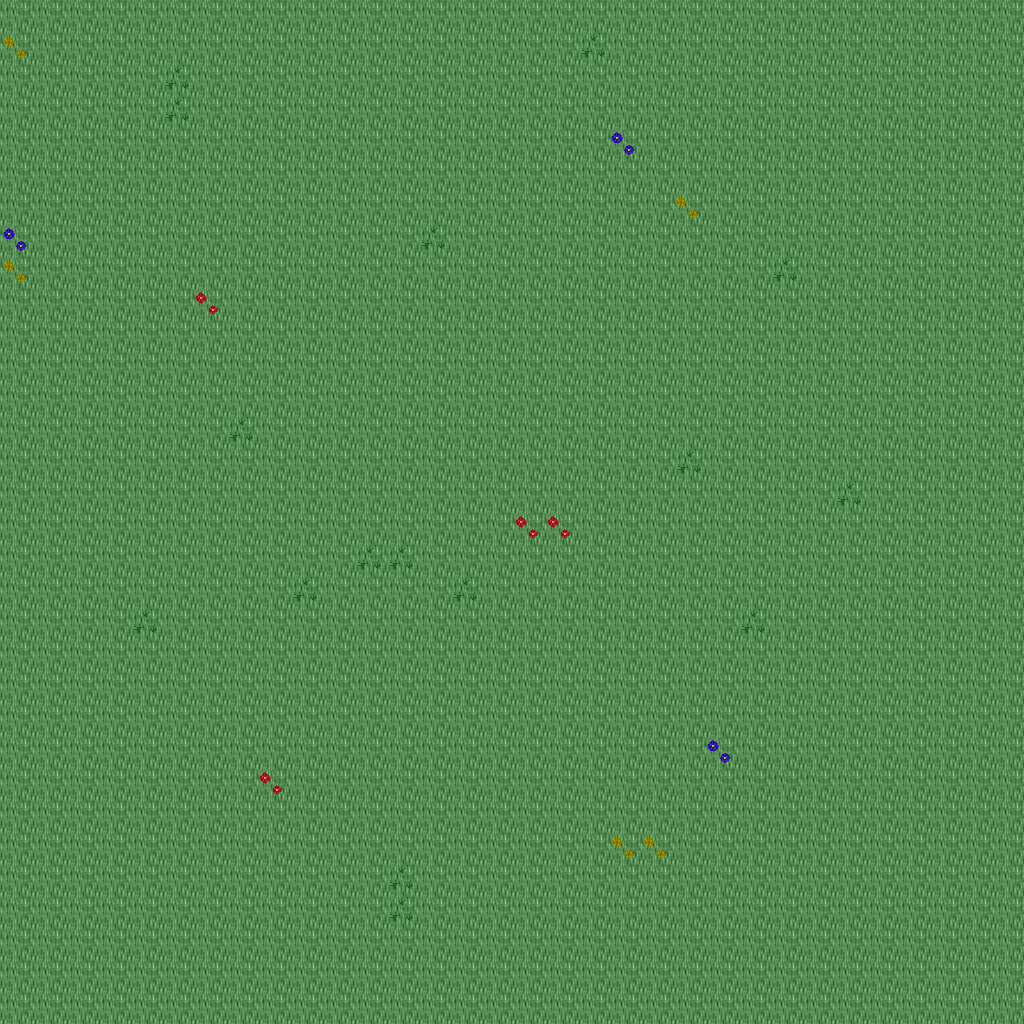

Rendered tile map (Tiled .tmx) drawn with the repository's tilesets; below, a short description and the map source with its tile grids summarised:
An orthogonal 32x32 tile map with 32x32 px tiles, 5 tile layers (Ground, Objects, Objects2, Above, ...), 1 hidden layer not drawn, 16 tilesets.

<map version="1.10" tiledversion="1.11.0" orientation="orthogonal" renderorder="right-down" width="32" height="32" tilewidth="32" tileheight="32" infinite="0" nextlayerid="11" nextobjectid="1">
 <tileset firstgid="1" name="ground_ground" tilewidth="32" tileheight="32" tilecount="33" columns="3">
  <image source="../drawable/ground_ground.png" width="96" height="352" />
 </tileset>
 <tileset firstgid="34" name="ground_ridge_earth_dark" tilewidth="32" tileheight="32" tilecount="96" columns="12">
  <image source="../drawable/ground_ridge_earth_dark.png" width="384" height="256" />
 </tileset>
 <tileset firstgid="130" name="ground_earth_edges" tilewidth="32" tileheight="32" tilecount="18" columns="6">
  <image source="../drawable/ground_earth_edges.png" width="192" height="96" />
 </tileset>
 <tileset firstgid="148" name="ground_rock_pebbles" tilewidth="32" tileheight="32" tilecount="3" columns="1">
  <image source="../drawable/ground_rock_pebbles.png" width="32" height="96" />
 </tileset>
 <tileset firstgid="151" name="plant_grasses" tilewidth="32" tileheight="32" tilecount="6" columns="3">
  <image source="../drawable/plant_grasses.png" width="96" height="64" />
 </tileset>
 <tileset firstgid="157" name="plant_flower_daisy_white" tilewidth="32" tileheight="32" tilecount="8" columns="2">
  <image source="../drawable/plant_flower_daisy_white.png" width="64" height="128" />
 </tileset>
 <tileset firstgid="165" name="plant_flower_daisy_blue" tilewidth="32" tileheight="32" tilecount="8" columns="2">
  <image source="../drawable/plant_flower_daisy_blue.png" width="64" height="128" />
 </tileset>
 <tileset firstgid="173" name="plant_flower_daisy_red" tilewidth="32" tileheight="32" tilecount="8" columns="2">
  <image source="../drawable/plant_flower_daisy_red.png" width="64" height="128" />
 </tileset>
 <tileset firstgid="181" name="plant_flower_daisy_yellow" tilewidth="32" tileheight="32" tilecount="8" columns="2">
  <image source="../drawable/plant_flower_daisy_yellow.png" width="64" height="128" />
 </tileset>
 <tileset firstgid="189" name="plant_tree_tree_green" tilewidth="32" tileheight="32" tilecount="88" columns="8">
  <image source="../drawable/plant_tree_tree_green.png" width="256" height="352" />
 </tileset>
 <tileset firstgid="277" name="logic_portal" tilewidth="32" tileheight="32" tilecount="24" columns="8">
  <image source="../drawable/logic_portal.png" width="256" height="96" />
 </tileset>
 <tileset firstgid="301" name="logic_collision" tilewidth="32" tileheight="32" tilecount="1" columns="1">
  <image source="../drawable/logic_collision.png" width="32" height="32" />
 </tileset>
 <tileset firstgid="302" name="furniture_chair_bench_wooden" tilewidth="32" tileheight="32" tilecount="8" columns="2">
  <image source="../drawable/furniture_chair_bench_wooden.png" width="64" height="128" />
 </tileset>
 <tileset firstgid="310" name="plant_stump_int_small_stump_2" tilewidth="32" tileheight="32" tilecount="1" columns="1">
  <image source="../drawable/plant_stump_int_small_stump_2.png" width="32" height="32" />
 </tileset>
 <tileset firstgid="311" name="object_well_hoist" tilewidth="32" tileheight="32" tilecount="9" columns="3">
  <image source="../drawable/object_well_hoist.png" width="96" height="96" />
 </tileset>
 <tileset firstgid="320" name="logic_creature_mutant" tilewidth="32" tileheight="32" tilecount="7" columns="7">
  <image source="../drawable/logic_creature_mutant.png" width="224" height="32" />
 </tileset>
 <layer id="1" name="Ground" width="32" height="32">
  <data>[1024 cells, 1024 non-empty, 1 distinct tile ids]</data>
 </layer>
 <layer id="2" name="Objects" width="32" height="32">
  <data>[1024 cells, 28 non-empty, 4 distinct tile ids]</data>
 </layer>
 <layer id="3" name="Objects2" width="32" height="32">
  <data>[1024 cells, 0 non-empty, 0 distinct tile ids]</data>
 </layer>
 <layer id="4" name="Above" width="32" height="32">
  <data>[1024 cells, 0 non-empty, 0 distinct tile ids]</data>
 </layer>
 <layer id="5" name="Above2" width="32" height="32">
  <data>[1024 cells, 0 non-empty, 0 distinct tile ids]</data>
 </layer>
 <layer id="6" name="Walkable" width="32" height="32" visible="0">
  <data>[1024 cells, 0 non-empty, 0 distinct tile ids]</data>
 </layer>
 <objectgroup id="7" name="Mapevents" />
 <objectgroup id="8" name="Spawn" />
 <objectgroup id="9" name="Keys" />
 <objectgroup id="10" name="Replace" />
</map>
